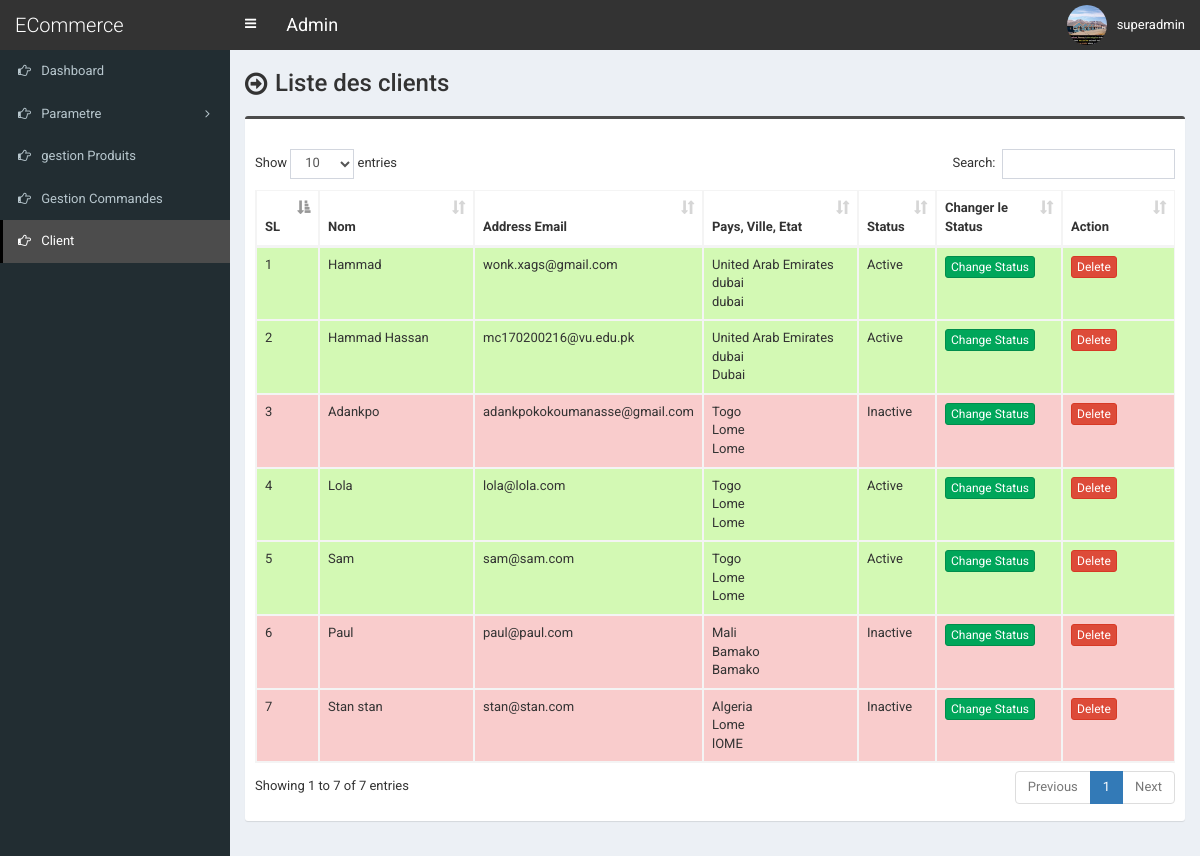
Screenshot of /admin/customer.php (signed in) with the database file from the repository.
### tables this page shows
CREATE TABLE `tbl_customer` (
  `cust_id` int(11) NOT NULL,
  `cust_name` varchar(100) NOT NULL,
  `cust_cname` varchar(100) NOT NULL,
  `cust_email` varchar(100) NOT NULL,
  `cust_phone` varchar(50) NOT NULL,
  `cust_country` int(11) NOT NULL,
  `cust_address` text NOT NULL,
  `cust_city` varchar(100) NOT NULL,
  `cust_state` varchar(100) NOT NULL,
  `cust_zip` varchar(30) NOT NULL,
  `cust_b_name` varchar(100) NOT NULL,
  `cust_b_cname` varchar(100) NOT NULL,
  `cust_b_phone` varchar(50) NOT NULL,
  `cust_b_country` int(11) NOT NULL,
  `cust_b_address` text NOT NULL,
  `cust_b_city` varchar(100) NOT NULL,
  `cust_b_state` varchar(100) NOT NULL,
  `cust_b_zip` varchar(30) NOT NULL,
  `cust_s_name` varchar(100) NOT NULL,
  `cust_s_cname` varchar(100) NOT NULL,
  `cust_s_phone` varchar(50) NOT NULL,
  `cust_s_country` int(11) NOT NULL,
  `cust_s_address` text NOT NULL,
  `cust_s_city` varchar(100) NOT NULL,
  `cust_s_state` varchar(100) NOT NULL,
  `cust_s_zip` varchar(30) NOT NULL,
  `cust_password` varchar(100) NOT NULL,
  `cust_token` varchar(255) NOT NULL,
  `cust_datetime` varchar(100) NOT NULL,
  `cust_timestamp` varchar(100) NOT NULL,
  `cust_status` int(1) NOT NULL
);

CREATE TABLE `tbl_country` (
  `country_id` int(11) NOT NULL,
  `country_name` varchar(100) NOT NULL DEFAULT ''
);

### admin/customer.php (the view, shortened to what this page needs)
<?php require_once('header.php'); ?>
<section class="content-header">
	<div class="content-header-left">
		<h1>Liste des clients</h1>
	</div>
</section>
<section class="content">
	<div class="row">
		<div class="col-md-12">
			<div class="box box-info">
				<div class="box-body table-responsive">
					<table id="example1" class="table table-bordered table-striped">
						<thead>
							<tr>
								<th width="30">SL</th>
								<th width="180">Nom</th>
								<th width="180">Address Email </th>
								<th width="180">Pays, Ville, Etat</th>
								<th>Status</th>
								<th width="100">Changer le Status</th>
								<th width="100">Action</th>
							</tr>
						</thead>
						<tbody>
							<?php
							$i=0;
							$statement = $pdo->prepare("SELECT *
														FROM tbl_customer t1
														JOIN tbl_country t2
														ON t1.cust_country = t2.country_id
													");
							$statement->execute();
							$result = $statement->fetchAll(PDO::FETCH_ASSOC);
							foreach ($result as $row) {
								$i++;
								?>
								<tr class="<?php if($row['cust_status']==1) {echo 'bg-g';}else {echo 'bg-r';} ?>">
									<td><?php echo $i; ?></td>
									<td><?php echo $row['cust_name']; ?></td>
									<td><?php echo $row['cust_email']; ?></td>
									<td>
										<?php echo $row['country_name']; ?><br>
										<?php echo $row['cust_city']; ?><br>
										<?php echo $row['cust_state']; ?>
									</td>
									<td><?php if($row['cust_status']==1) {echo 'Active';} else {echo 'Inactive';} ?></td>
									<td>
										<a href="customer-change-status.php?id=<?php echo $row['cust_id']; ?>" class="btn btn-success btn-xs">Change Status</a>
									</td>
									<td>
										<a href="#" class="btn btn-danger btn-xs" data-href="customer-delete.php?id=<?php echo $row['cust_id']; ?>" data-toggle="modal" data-target="#confirm-delete">Delete</a>
									</td>
								</tr>
								<?php
							}
							?>
						</tbody>
					</table>
				</div>
			</div>
		</div>
	</div>
</section>
<?php require_once('footer.php'); ?>

### admin/style.css (style rules this page uses)
body { font-size: 13px; font-family: 'Roboto', sans-serif; }
.content-header>h1, .content-header .content-header-left h1 { font-family: 'Roboto', sans-serif; }
.box-info { padding-top: 20px; }
.content-header { overflow: hidden; }
.content-header .content-header-left { float: left; padding-top: 5px; }
.content-header .content-header-left h1 { margin-top: 0; margin-bottom: 0; padding-left: 30px; padding-bottom: 5px; font-size: 24px; position: relative; }
.content-header .content-header-left h1:before { position: absolute; top: 0; left: 0; font-family: 'FontAwesome', sans-serif; font-size: 26px; content: '\f18e'; }
.box.box-info { border-top-color: #4c4c4c; }
.bg-g { background: #d3f9b4!important; }
.bg-r { background: #f9cccc!important; }

### rows the page displays
tbl_customer: cust_name "Hammad", cust_email "wonk.xags@gmail.com", tbl_country.country_name "United Arab Emirates", cust_city "dubai", cust_state "dubai", cust_status "Active"
tbl_customer: cust_name "Hammad Hassan", cust_email "mc170200216@vu.edu.pk", tbl_country.country_name "United Arab Emirates", cust_city "dubai", cust_state "Dubai", cust_status "Active"
tbl_customer: cust_name "Adankpo", cust_email "adankpokokoumanasse@gmail.com", tbl_country.country_name "Togo", cust_city "Lome", cust_state "Lome", cust_status "Inactive"
tbl_customer: cust_name "Lola", cust_email "lola@lola.com", tbl_country.country_name "Togo", cust_city "Lome", cust_state "Lome", cust_status "Active"
tbl_customer: cust_name "Sam", cust_email "sam@sam.com", tbl_country.country_name "Togo", cust_city "Lome", cust_state "Lome", cust_status "Active"
tbl_customer: cust_name "Paul", cust_email "paul@paul.com", tbl_country.country_name "Mali", cust_city "Bamako", cust_state "Bamako", cust_status "Inactive"
tbl_customer: cust_name "Stan stan", cust_email "stan@stan.com", tbl_country.country_name "Algeria", cust_city "Lome", cust_state "lOME", cust_status "Inactive"

### other values shown
$_SESSION['user']['full_name'] "superadmin"
